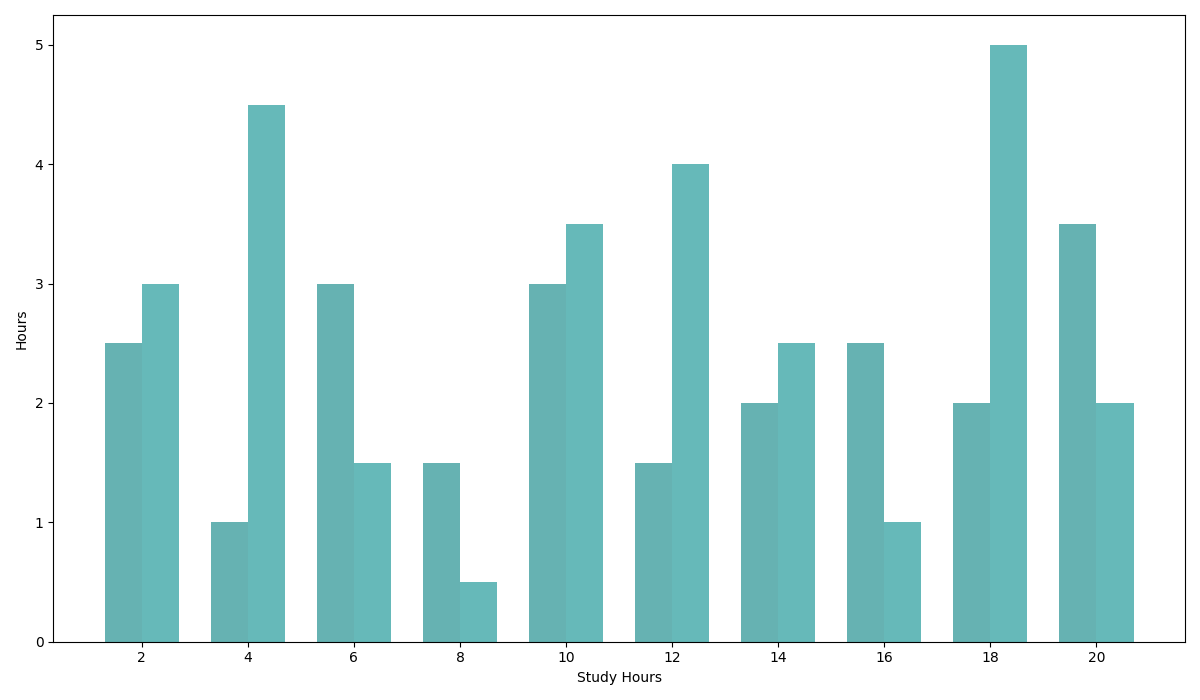

Write Python code to recreate this figure.
import matplotlib.pyplot as plt
import numpy as np

study_hours = np.array([2, 4, 6, 8, 10, 12, 14, 16, 18, 20])
reading_hours = np.array([1, 1.5, 2, 2.5, 3, 3.5, 3, 2.5, 2, 1.5])
exercises_hours = np.array([0.5, 1, 1.5, 2, 2.5, 3, 3.5, 4, 4.5, 5])

# Rearrange arrays to remove the dependency on random functionality
shuffled_reading_hours = reading_hours[[3, 0, 6, 9, 4, 1, 8, 7, 2, 5]]
shuffled_exercises_hours = exercises_hours[[5, 8, 2, 0, 6, 7, 4, 1, 9, 3]]

fig, ax1 = plt.subplots(figsize=(12, 7))

bar_width = 0.35
bar_positions = np.arange(len(study_hours))

ax1.bar(bar_positions, shuffled_reading_hours, bar_width, color='teal', alpha=0.6)
ax1.bar(bar_positions + bar_width, shuffled_exercises_hours, bar_width, color='darkcyan', alpha=0.6)

ax1.set_xticks(bar_positions + bar_width / 2)
ax1.set_xticklabels(study_hours)

ax1.set_xlabel("Study Hours")
ax1.set_ylabel("Hours")

fig.tight_layout()

plt.show()
